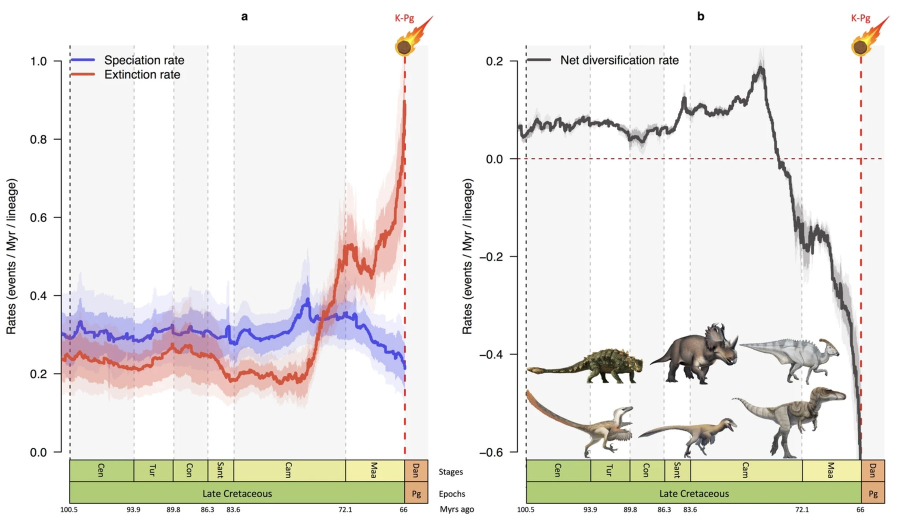
#> input picture bones/img/condamine2021-fig.jpg, 1800 x 1057 px (shown at 1/2 size)
$ python make_tritoro.py condamine2021-fig.jpg kpg-boundary.jpg
#> lines starting #> are read from the running program, lines starting #| are printed output that depends on the picture; after the words box and inside, x2 and y2 are one past the last pixel; in counts of white or black regions, pixels touching at a corner belong together
"""Cut the Triceratops (A) and Torosaurus (B) skulls out of the two-panel figure,
drop the white background (and the white showing through the frill openings
and orbits), and remove the panel letters and scale bars. Both skulls keep the
figure's shared scale: the two scale bars are the same length (23 px).
  python3 make_tritoro.py <figure.png> <bones/img>
Prints each skull's size in px, which js/content.js uses."""
import json, sys
from collections import deque
import numpy as np
from PIL import Image

src, out = sys.argv[1], sys.argv[2]
im = np.asarray(Image.open(src).convert('RGB')).astype(np.float32)
H, W, _ = im.shape
#> H = 1057; W = 1800
L = im.mean(axis=2)
for x0, y0, x1, y1 in [(10, 18, 32, 40), (382, 18, 404, 40), (60, 219, 90, 231), (442, 219, 472, 231)]:
    L[y0:y1, x0:x1] = 255                       # panel letters and scale bars
#> L: shape (1057, 1800) float32; min 0, max 255, mean 234

# Background: near-white regions big enough not to be a highlight on the bone.
white = L > 238
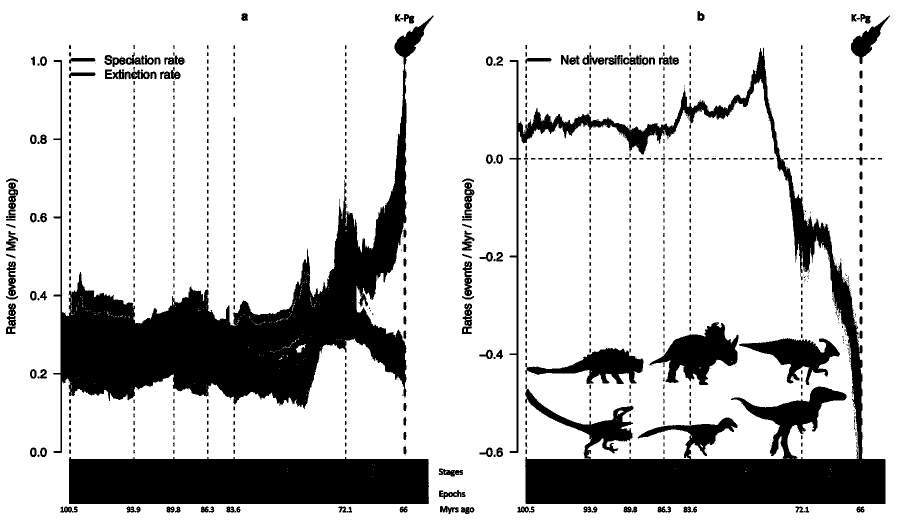
#> white: shape (1057, 1800) bool (shown at 1/2 size); 79.9% white; 1017 black regions (399 under 20 px), largest, box (x1, y1, x2, y2) and area: (106, 31, 867, 906) 134490, (1019, 95, 1771, 1008) 116409, (138, 914, 858, 1008) 64779
seen = np.zeros_like(white)
bg = np.zeros_like(white)
for y in range(H):
    for x in range(W):
        if not white[y, x] or seen[y, x]:
            continue
        q, comp = deque([(y, x)]), []
        seen[y, x] = True
        while q:
            cy, cx = q.popleft(); comp.append((cy, cx))
            for ny, nx in ((cy + 1, cx), (cy - 1, cx), (cy, cx + 1), (cy, cx - 1)):
                if 0 <= ny < H and 0 <= nx < W and white[ny, nx] and not seen[ny, nx]:
                    seen[ny, nx] = True; q.append((ny, nx))
        if len(comp) > 120:
            ys, xs = zip(*comp); bg[ys, xs] = True
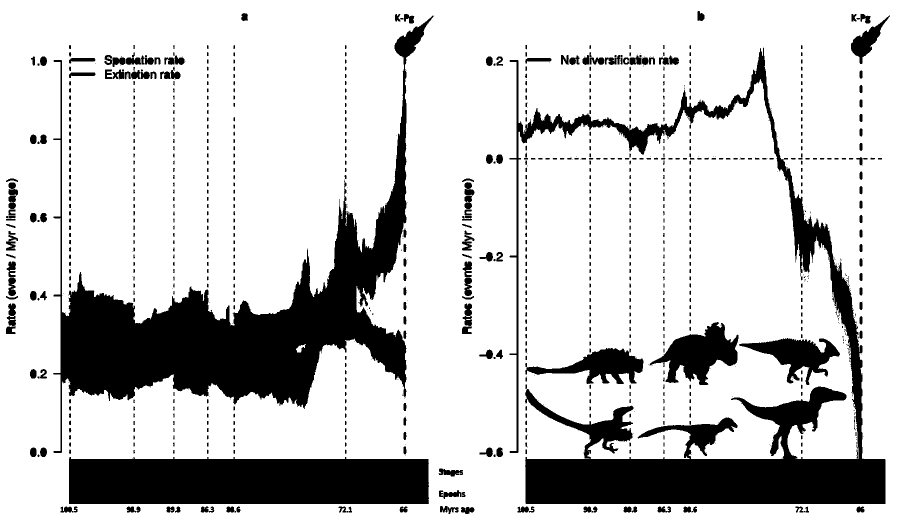
#> bg: shape (1057, 1800) bool (shown at 1/2 size); 79.8% white; 1013 black regions (395 under 20 px), largest, box (x1, y1, x2, y2) and area: (106, 31, 867, 906) 134945, (1019, 95, 1771, 1008) 116701, (138, 914, 858, 1008) 64785

# Soft edge: a one-pixel band around the background fades with lightness.
near = bg.copy()
near[1:, :] |= bg[:-1, :]; near[:-1, :] |= bg[1:, :]; near[:, 1:] |= bg[:, :-1]; near[:, :-1] |= bg[:, 1:]
#> after `near[1:, :] |= bg[:-1, :]`: near: shape (1057, 1800) bool; 80.4% white; 856 black regions (515 under 20 px), largest, box (x1, y1, x2, y2) and area: (107, 32, 867, 906) 133739, (1019, 96, 1771, 1008) 113987, (138, 915, 858, 1008) 64053
#> after `near[:, :-1] |= bg[:, 1:]`: near: shape (1057, 1800) bool; 81.9% white; 894 black regions (715 under 20 px), largest, box (x1, y1, x2, y2) and area: (107, 121, 812, 905) 126185, (1020, 102, 1770, 1007) 100779, (139, 915, 857, 1007) 63126
alpha = np.ones((H, W), np.float32)
band = near & ~bg
alpha[band] = np.clip((246 - L[band]) / 50, 0, 1)
alpha[bg] = 0
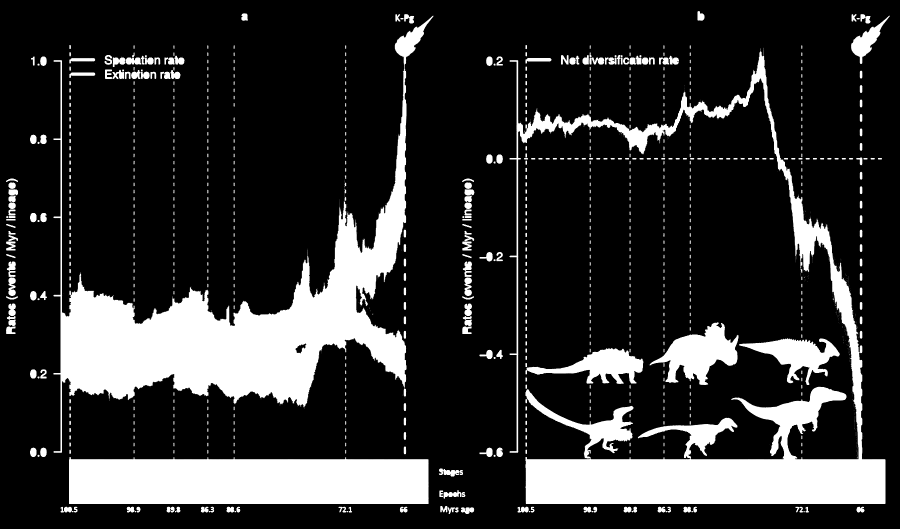
#> alpha: shape (1057, 1800) float32 (shown at 1/2 size); min 0, max 1, mean 0.194

rgba = np.dstack([im, alpha * 255]).astype(np.uint8)
meta = {}
for name, (x0, x1) in {'triceratops': (0, 356), 'torosaurus': (356, W)}.items():
    a = alpha[:, x0:x1] > 0.05
    ys, xs = np.where(a)
    box = (x0 + xs.min() - 2, ys.min() - 2, x0 + xs.max() + 3, ys.max() + 3)
    piece = Image.fromarray(rgba).crop(box)
    piece.save(f'{out}/{name}.png', optimize=True)
    meta[name] = [piece.width, piece.height]
#> this loop made 2 passes
#> box on passes 1 to 2: (10, 88, 358, 1027), (354, 20, 1782, 1030)
#> pass 1, `a = alpha[:, x0:x1] > 0.05`:
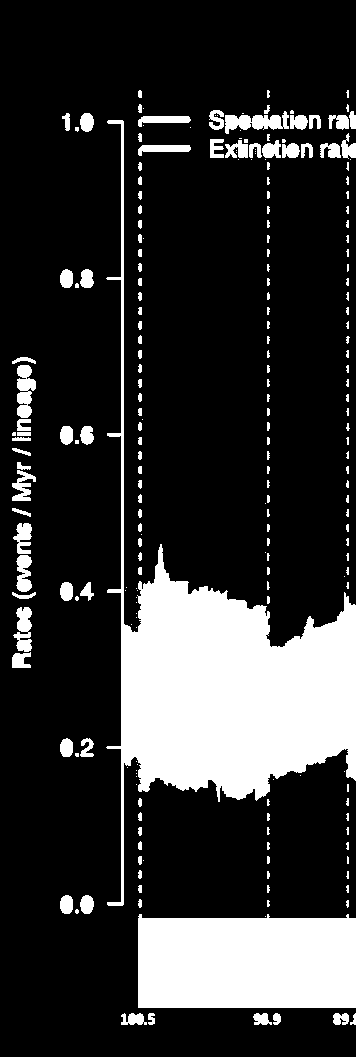
#> a: shape (1057, 356) bool; 20.2% white; 228 white regions (103 under 20 px), largest, box (x1, y1, x2, y2) and area: (106, 120, 356, 906) 43038, (138, 914, 356, 1008) 19652, (225, 111, 289, 134) 814
#> pass 1, `piece = Image.fromarray(rgba).crop(box)`:
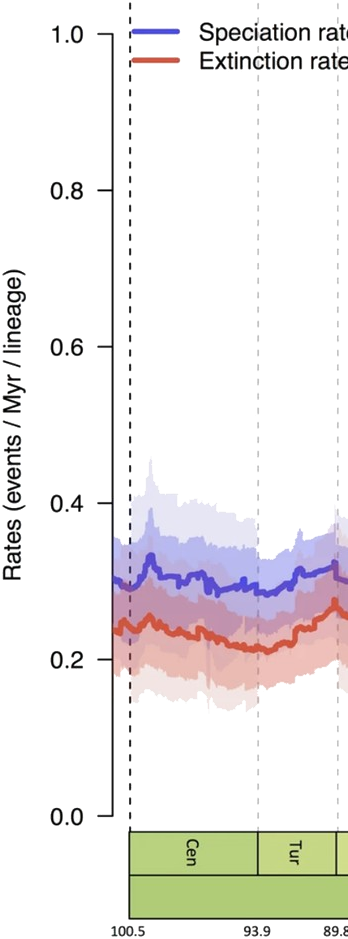
#> piece: PIL image 348x939 RGBA; mean R, G, B, A 235.2, 232.7, 231.3, 57.8; transparent parts drawn white
#> pass 2, `a = alpha[:, x0:x1] > 0.05`:
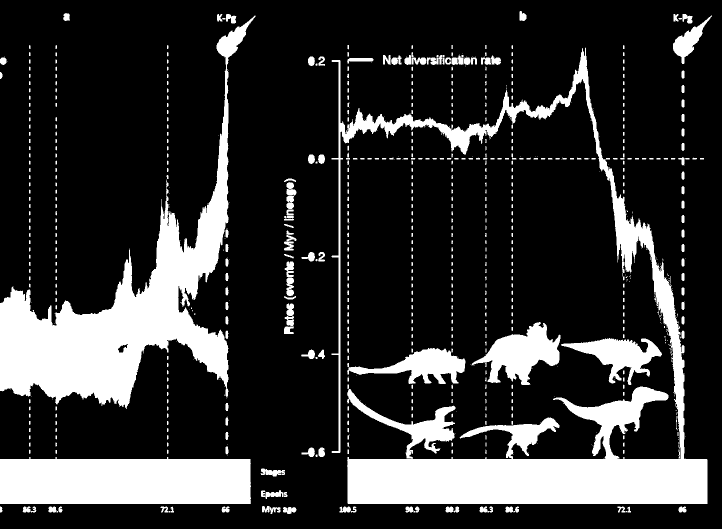
#> a: shape (1057, 1444) bool (shown at 1/2 size); 20.2% white; 790 white regions (292 under 20 px), largest, box (x1, y1, x2, y2) and area: (663, 95, 1415, 1008) 116701, (0, 31, 511, 818) 91907, (0, 914, 502, 1008) 45133
#> pass 2, `piece = Image.fromarray(rgba).crop(box)`:
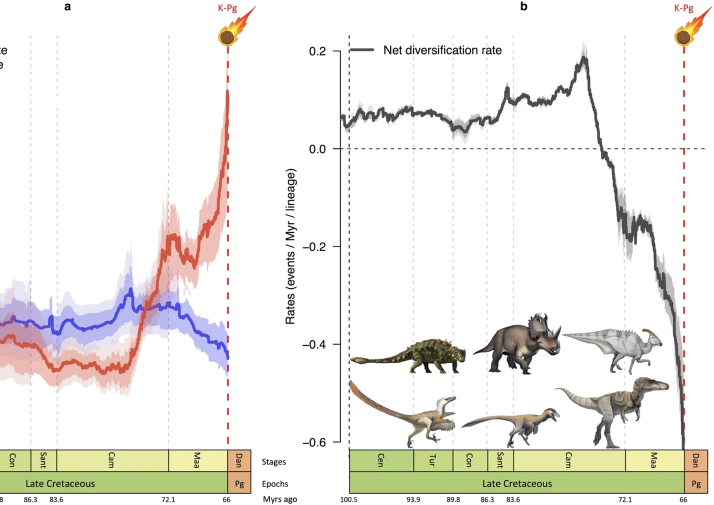
#> piece: PIL image 1428x1010 RGBA (shown at 1/2 size); mean R, G, B, A 235, 233, 228.4, 52.4; transparent parts drawn white
#> after the loop, meta = {'triceratops': [348, 939], 'torosaurus': [1428, 1010]}
print(json.dumps(meta))
#| {"triceratops": [348, 939], "torosaurus": [1428, 1010]}

$ run again, on bones/img/bone.png
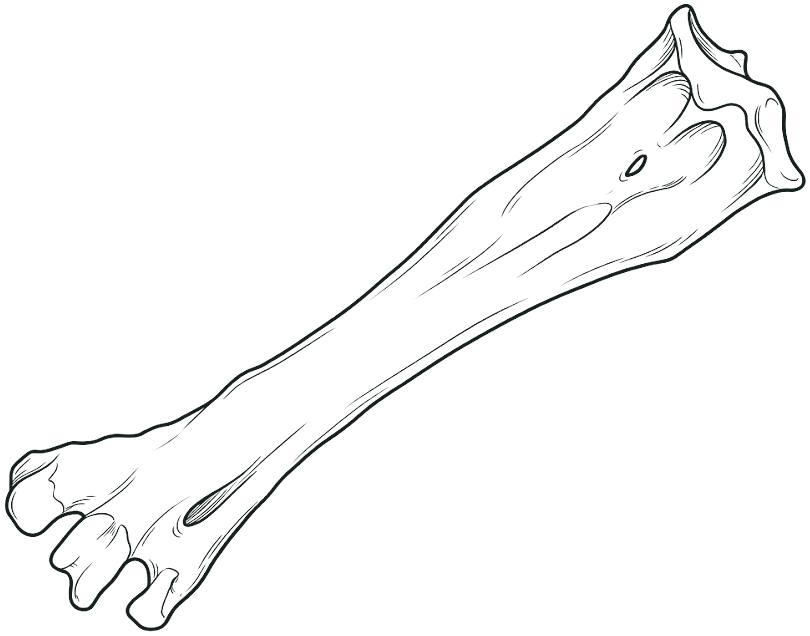
#> input picture bones/img/bone.png, 810 x 636 px
#> after the loop `for x0, y0, x1, y1 in [(10, 18, 32, 40), (382, 18, 404, 40), (60, 219,..`:
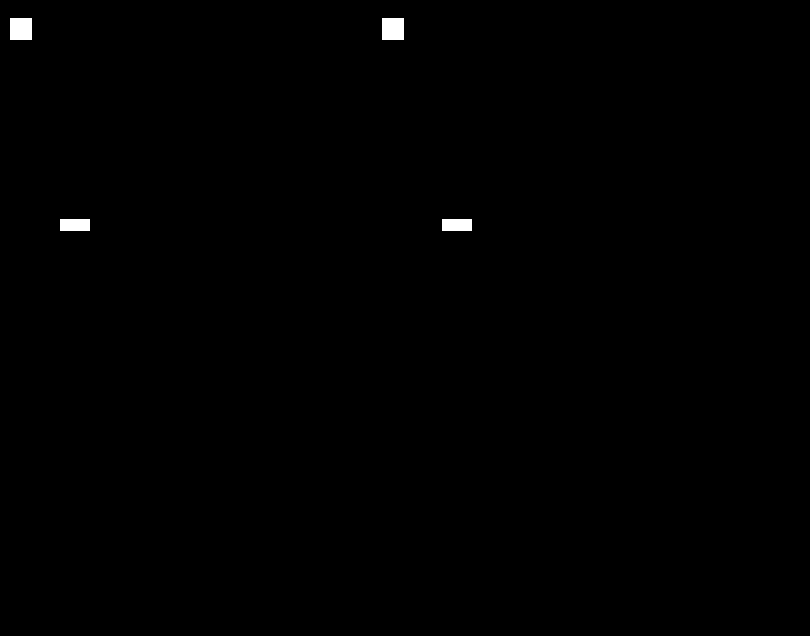
#> L: shape (636, 810) float32; values 28.33 (black) and 255 (white), 0.33% white; 4 white regions, box (x1, y1, x2, y2) and area: (10, 18, 32, 40) 484, (382, 18, 404, 40) 484, (60, 219, 90, 231) 360, (442, 219, 472, 231) 360
#> near: shape (636, 810) bool; 0.35% white; 4 white regions, box (x1, y1, x2, y2) and area: (10, 18, 32, 41) 506, (382, 18, 404, 41) 506, (60, 219, 90, 232) 390, (442, 219, 472, 232) 390
#> near: shape (636, 810) bool; 0.37% white; 4 white regions, box (x1, y1, x2, y2) and area: (10, 17, 32, 41) 528, (382, 17, 404, 41) 528, (60, 218, 90, 232) 420, (442, 218, 472, 232) 420
#> near: shape (636, 810) bool; 0.38% white; 4 white regions, box (x1, y1, x2, y2) and area: (10, 17, 33, 41) 550, (382, 17, 405, 41) 550, (60, 218, 91, 232) 432, (442, 218, 473, 232) 432
#> near: shape (636, 810) bool; 0.39% white; 4 white regions, box (x1, y1, x2, y2) and area: (9, 17, 33, 41) 572, (381, 17, 405, 41) 572, (59, 218, 91, 232) 444, (441, 218, 473, 232) 444
#> the loop `for name, (x0, x1) in {'triceratops': (0, 356), 'torosaurus': (356, W)..` made 2 passes
#> box on passes 1 to 2: (-2, -2, 358, 638), (354, -2, 812, 638)
#> pass 2, `piece = Image.fromarray(rgba).crop(box)`:
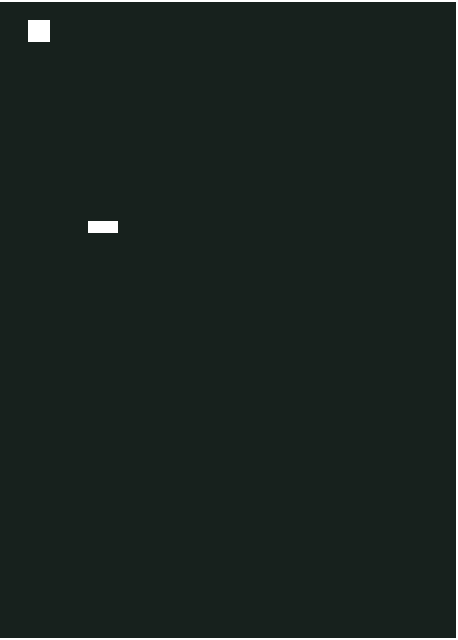
#> piece: PIL image 458x640 RGBA; mean R, G, B, A 22.8, 32.7, 28.7, 251.6; transparent parts drawn white
#> after the loop `for name, (x0, x1) in {'triceratops': (0, 356), 'torosaurus': (356, W)..`: meta = {'triceratops': [360, 640], 'torosaurus': [458, 640]}
#| {"triceratops": [360, 640], "torosaurus": [458, 640]}
